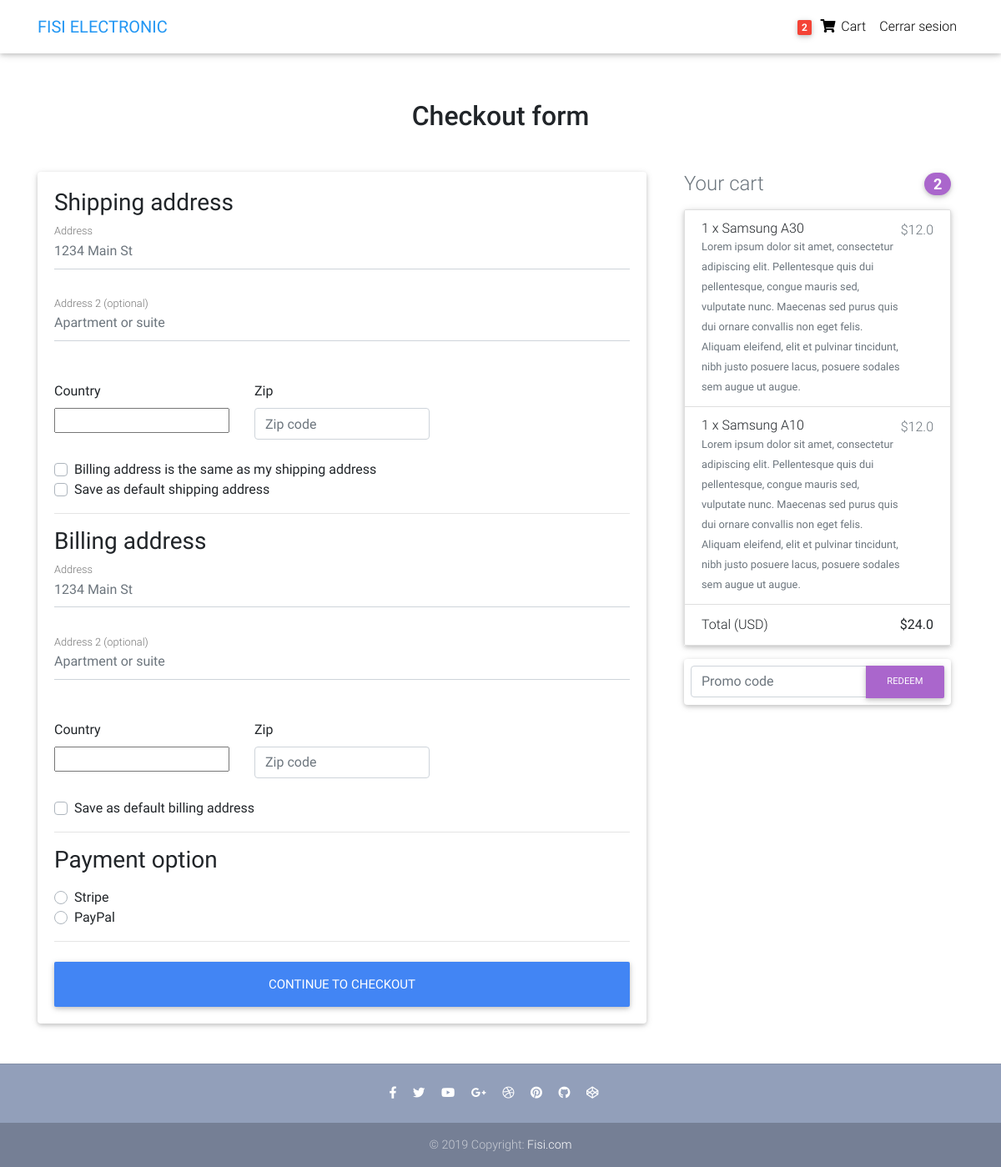
Screenshot of /checkout/ (signed in) with the database file from the repository.
### core/models.py (models this page shows, shortened)
class Order(models.Model):
    user = models.ForeignKey(settings.AUTH_USER_MODEL,
                             on_delete=models.CASCADE)
    ref_code = models.CharField(max_length=20, blank=True, null=True)
    items = models.ManyToManyField(OrderItem)
    start_date = models.DateTimeField(auto_now_add=True)
    ordered_date = models.DateTimeField()
    ordered = models.BooleanField(default=False)
    shipping_address = models.ForeignKey(
        'Address', related_name='shipping_address', on_delete=models.SET_NULL, blank=True, null=True)
    billing_address = models.ForeignKey(
        'Address', related_name='billing_address', on_delete=models.SET_NULL, blank=True, null=True)
    payment = models.ForeignKey(
        'Payment', on_delete=models.SET_NULL, blank=True, null=True)
    coupon = models.ForeignKey(
        'Coupon', on_delete=models.SET_NULL, blank=True, null=True)
    being_delivered = models.BooleanField(default=False)
    received = models.BooleanField(default=False)
    refund_requested = models.BooleanField(default=False)
    refund_granted = models.BooleanField(default=False)
    '''
    1. Item added to cart
    2. Adding a billing address
    (Failed checkout)
    3. Payment
    (Preprocessing, processing, packaging etc.)
    4. Being delivered
    5. Received
    6. Refunds
    '''
    def get_total(self):
        total = 0
        for order_item in self.items.all():
            total += order_item.get_final_price()
        if self.coupon:
            total -= self.coupon.amount
        return total

class OrderItem(models.Model):
    user = models.ForeignKey(settings.AUTH_USER_MODEL,
                             on_delete=models.CASCADE)
    ordered = models.BooleanField(default=False)
    item = models.ForeignKey(Item, on_delete=models.CASCADE)
    quantity = models.IntegerField(default=1)
    def get_total_discount_item_price(self):
        return self.quantity * self.item.discount_price
    def get_final_price(self):
        if self.item.discount_price:
            return self.get_total_discount_item_price()
        return self.get_total_item_price()

class Item(models.Model):
    title = models.CharField(max_length=100)
    price = models.FloatField()
    discount_price = models.FloatField(blank=True, null=True)
    category=models.ForeignKey(Category, on_delete=models.CASCADE)
    label = models.CharField(choices=LABEL_CHOICES, max_length=1)
    slug = models.SlugField()
    description = models.TextField()
    image = models.ImageField()
    created = models.DateTimeField(auto_now_add=True,verbose_name="Fecha de creación")
    updated=models.DateTimeField(auto_now=True,verbose_name="Fecha de edición")

### core/views.py (the view, shortened to what this page needs)
# urls.py: path('checkout/', CheckoutView.as_view(), name='checkout'),
class CheckoutView(View):
    def get(self, *args, **kwargs):
        try:
            order = Order.objects.get(user=self.request.user, ordered=False)
            form = CheckoutForm()
            context = {
                'form': form,
                'couponform': CouponForm(),
                'order': order,
                'DISPLAY_COUPON_FORM': True
            }
            shipping_address_qs = Address.objects.filter(
                user=self.request.user,
                address_type='S',
                default=True
            )
            if shipping_address_qs.exists():
                context.update(
                    {'default_shipping_address': shipping_address_qs[0]})
            billing_address_qs = Address.objects.filter(
                user=self.request.user,
                address_type='B',
                default=True
            )
            if billing_address_qs.exists():
                context.update(
                    {'default_billing_address': billing_address_qs[0]})
            return render(self.request, "checkout.html", context)
        except ObjectDoesNotExist:
            messages.info(self.request, "You do not have an active order")
            return redirect("core:checkout")

### core/forms.py
class CheckoutForm(forms.Form):
    shipping_address = forms.CharField(required=False)
    shipping_address2 = forms.CharField(required=False)
    shipping_country = CountryField(blank_label='(select country)').formfield(
        required=False,
        widget=CountrySelectWidget(attrs={
            'class': 'custom-select d-block w-100',
        }))
    shipping_zip = forms.CharField(required=False)
    billing_address = forms.CharField(required=False)
    billing_address2 = forms.CharField(required=False)
    billing_country = CountryField(blank_label='(select country)').formfield(
        required=False,
        widget=CountrySelectWidget(attrs={
            'class': 'custom-select d-block w-100',
        }))
    billing_zip = forms.CharField(required=False)
    same_billing_address = forms.BooleanField(required=False)
    set_default_shipping = forms.BooleanField(required=False)
    use_default_shipping = forms.BooleanField(required=False)
    set_default_billing = forms.BooleanField(required=False)
    use_default_billing = forms.BooleanField(required=False)
    payment_option = forms.ChoiceField(
        widget=forms.RadioSelect, choices=PAYMENT_CHOICES)

class CouponForm(forms.Form):
    code = forms.CharField(widget=forms.TextInput(attrs={
        'class': 'form-control',
        'placeholder': 'Promo code',
        'aria-label': 'Recipient\'s username',
        'aria-describedby': 'basic-addon2'
    }))

### core/templatetags/cart_template_tags.py (called while the page is built)
@register.filter
def cart_item_count(user):
    if user.is_authenticated:
        qs = Order.objects.filter(user=user, ordered=False)
        if qs.exists():
            return qs[0].items.count()
    return 0

### templates/checkout.html (shortened to what this page needs)
{% extends "base.html" %}
{% load crispy_forms_tags %}
{% block content %}
  <main >
    <div class="container wow fadeIn">
      <h2 class="my-5 h2 text-center">Checkout form</h2>
      <div class="row">
        <div class="col-md-8 mb-4">
          <div class="card">
            <form method="POST" class="card-body">
              <h3>Shipping address</h3>
              <div class='hideable_shipping_form'>
                <div class="md-form mb-5">
                  <input type='text' placeholder='1234 Main St' id='shipping_address' name='shipping_address' class='form-control' />
                  <label for="shipping_address" class="">Address</label>
                </div>
                <div class="md-form mb-5">
                  <input type='text' placeholder='Apartment or suite' id='shipping_address2' name='shipping_address2' class='form-control' />
                  <label for="shipping_address2" class="">Address 2 (optional)</label>
                </div>
                <div class="row">
                  <div class="col-lg-4 col-md-12 mb-4">
                    <label for="country">Country</label>
                    {{ form.shipping_country }}
                  </div>
                  <div class="col-lg-4 col-md-6 mb-4">
                    <label for="shipping_zip">Zip</label>
                    <input type='text' placeholder='Zip code' id='shipping_zip' name='shipping_zip' class='form-control' />
                  </div>
                </div>
                <div class="custom-control custom-checkbox">
                  <label class="custom-control-label" for="same_billing_address">Billing address is the same as my shipping address</label>
                </div>
                <div class="custom-control custom-checkbox">
                  <label class="custom-control-label" for="set_default_shipping">Save as default shipping address</label>
                </div>
              </div>
              <hr>
              <h3>Billing address</h3>
              <div class='hideable_billing_form'>
                <div class="md-form mb-5">
                  <input type='text' placeholder='1234 Main St' id='billing_address' name='billing_address' class='form-control' />
                  <label for="billing_address" class="">Address</label>
                </div>
                <div class="md-form mb-5">
                  <input type='text' placeholder='Apartment or suite' id='billing_address2' name='billing_address2' class='form-control' />
                  <label for="billing_address2" class="">Address 2 (optional)</label>
                </div>
                <div class="row">
                  <div class="col-lg-4 col-md-12 mb-4">
                    <label for="country">Country</label>
                    {{ form.billing_country }}
                  </div>
                  <div class="col-lg-4 col-md-6 mb-4">
                    <label for="billing_zip">Zip</label>
                    <input type='text' placeholder='Zip code' id='billing_zip' name='billing_zip' class='form-control' />
                  </div>
                </div>
                <div class="custom-control custom-checkbox">
                  <label class="custom-control-label" for="set_default_billing">Save as default billing address</label>
                </div>
              </div>
              <hr>
              <h3>Payment option</h3>
              <div class="d-block my-3">
                {% for value, name in form.fields.payment_option.choices %}
                <div class="custom-control custom-radio">
                  <label class="custom-control-label" for="{{ name }}">{{ name }}</label>
                </div>
                {% endfor %}
              </div>
              <hr class="mb-4">
              <button class="btn btn-primary btn-lg btn-block" type="submit">Continue to checkout</button>
            </form>
          </div>
        </div>
        <div class="col-md-4 mb-4">
          {% include "order_snippet.html" %}
        </div>
      </div>
    </div>
  </main>
{% endblock content %}

### templates/navbar.html (shortened to what this page needs)
{% load cart_template_tags %}
<nav class="navbar fixed-top navbar-expand-lg navbar-light white scrolling-navbar">
    <div class="container">
      <a class="navbar-brand waves-effect" href="/">
        <strong class="blue-text">FISI ELECTRONIC</strong>
      </a>
      <div class="collapse navbar-collapse" id="navbarSupportedContent">
        <ul class="navbar-nav nav-flex-icons">
          {% if request.user.is_authenticated %}
          <li class="nav-item">
            <a href="{% url 'core:order-summary' %}" class="nav-link waves-effect">
              <span class="badge red z-depth-1 mr-1"> {{ request.user|cart_item_count }} </span>
              <i class="fas fa-shopping-cart"></i>
              <span class="clearfix d-none d-sm-inline-block"> Cart </span>
            </a>
          </li>
          <li class="nav-item">
            <a class="nav-link waves-effect" href="{% url 'account_logout' %}">
              <span class="clearfix d-none d-sm-inline-block"> Cerrar sesion </span>
            </a>
          </li>
          {% endif %}
        </ul>
      </div>
    </div>
  </nav>

### templates/order_snippet.html (shortened to what this page needs)
<div class="col-md-12 mb-4">
    <h4 class="d-flex justify-content-between align-items-center mb-3">
    <span class="text-muted">Your cart</span>
    <span class="badge badge-secondary badge-pill">{{ order.items.count }}</span>
    </h4>
    <ul class="list-group mb-3 z-depth-1">
    {% for order_item in order.items.all %}
    <li class="list-group-item d-flex justify-content-between lh-condensed">
        <div>
        <h6 class="my-0">{{ order_item.quantity }} x {{ order_item.item.title}}</h6>
        <small class="text-muted">{{ order_item.item.description}}</small>
        </div>
        <span class="text-muted">${{ order_item.get_final_price }}</span>
    </li>
    {% endfor %}
    <li class="list-group-item d-flex justify-content-between">
        <span>Total (USD)</span>
        <strong>${{ order.get_total }}</strong>
    </li>
    </ul>
    {% if DISPLAY_COUPON_FORM %}
    <form class="card p-2" action="{% url 'core:add-coupon' %}" method="POST">
        <div class="input-group">
            {{ couponform.code }}
            <div class="input-group-append">
            <button class="btn btn-secondary btn-md waves-effect m-0" type="submit">Redeem</button>
            </div>
        </div>
    </form>
    {% endif %}
</div>

### templates/base.html (style rules this page uses)
html, body, header, .carousel { height: 60vh; }

### rows the page displays
Order: items.count "2", get_total "24.0"
OrderItem: quantity "1", item "Samsung A30", item.description "Lorem ipsum dolor sit amet, consectetur adipiscing elit. Pellentesque quis dui pellentesque, congue mauris sed, vulputate nunc. Maecenas sed purus quis dui ornare convallis non eget felis. Aliquam eleifend, elit et pulvinar tincidunt, nibh justo posuere lacus, posuere sodales sem augue ut augue.", get_final_price "12.0"
OrderItem: quantity "1", item "Samsung A10", item.description "Lorem ipsum dolor sit amet, consectetur adipiscing elit. Pellentesque quis dui pellentesque, congue mauris sed, vulputate nunc. Maecenas sed purus quis dui ornare convallis non eget felis. Aliquam eleifend, elit et pulvinar tincidunt, nibh justo posuere lacus, posuere sodales sem augue ut augue.", get_final_price "12.0"

### other values shown
{{ request.user|cart_item_count }} "2"
{{ name }} "Stripe" "PayPal"
